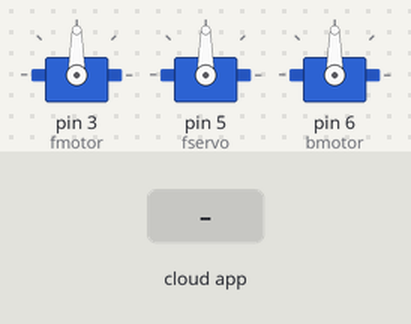
The sketch below on a simulated Arduino Uno, built with avr-gcc and run on an emulated ATmega328P. Parts: 3 × servo. The inputs (shaded band) are chosen by the test bench. The ROS host is connected and sends only what is stated.

Above: at 1.2 s.
1.3 s: the phone or cloud app sets slope to stop
At 2.4 s:
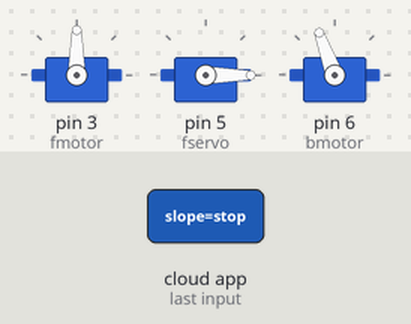
2.8 s: the phone or cloud app sets stop_car to stop
At 3.4 s:
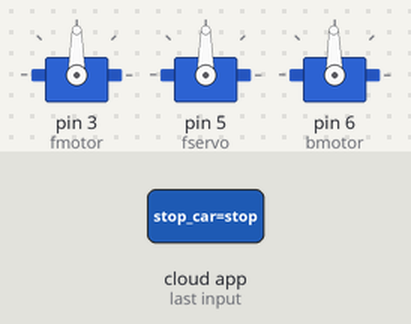
Timing chart, 0 to 5.8 s (numbered marks = the images above; inputs shaded):
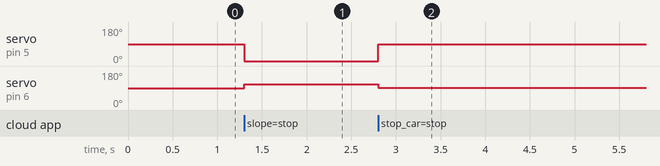

Measured:
- after the input at 1.3 s, servo on pin 5 (fservo): 90° → 0° at once; servo on pin 6 (bmotor): 90° → 110° at once
- after the input at 2.8 s, servo on pin 5 (fservo): 0° → 90° at once; servo on pin 6 (bmotor): 110° → 91° at once

The sketch:

motor.ino
```cpp
#if (ARDUINO >= 100)
 #include <Arduino.h>
#else
 #include <WProgram.h>
#endif

#include <Servo.h>
#include <ros.h>
#include <std_msgs/String.h>
#include <std_msgs/Float32.h>
#include <math.h>
#define pi 3.141592

unsigned long currentTime, previousTime;
double kp=0.5,ki=0,kd=0.3;
double elapsedTime,error,lastError,cumError,rateError;
double angle,abs_angle,setPoint=45,rad_pid;
int ref_angle=90;

std_msgs::Float32 angle_msg;
ros::NodeHandle  nh;
ros::Publisher pub_angle("angle", &angle_msg);
//String pwd = String(1.20,3);
Servo fmotor,fservo,bmotor,bservo;

void messageCb( const std_msgs::String& msg){
  String srt=msg.data;
  float slope = srt.toFloat();
  nh.loginfo(msg.data);
  double rad = atan(slope);
  rad_pid = rad*(360/(2*pi));
  angle = computePID(rad_pid);
  if(slope > 0){
    abs_angle = abs(110+angle);
    if(abs_angle > 145){
      abs_angle = 145;
    }
  }
  if(slope<0){
    abs_angle = abs(110-angle);
    if(abs_angle <= 45){
      abs_angle = 45;
    }
  }
  //int steering=map(angle,-20,65,45,135);
  angle_msg.data = abs_angle;
  pub_angle.publish(&angle_msg);
  fservo.write(abs_angle);
  bmotor.write(110);
}
void stops( const std_msgs::String& speeds){
  String srts = speeds.data;
  nh.loginfo(speeds.data);
  if(srts == "stop"){
    bmotor.write(91);
    fservo.write(90);
  }
}

ros::Subscriber<std_msgs::String> sub("slope", &messageCb );
ros::Subscriber<std_msgs::String> stopspeed("stop_car", &stops );

void setup()
{
  nh.initNode();
  nh.advertise(pub_angle);
  nh.subscribe(sub);
  nh.subscribe(stopspeed);
  fmotor.attach(3,1000,2000);
  fservo.attach(5,1000,2000);
  bmotor.attach(6,1000,2000);
  //bservo.attach(5,1000,2000);
}

void loop()
{
  nh.spinOnce();
  delay(1);
}

double computePID(double inp){
        currentTime = millis();                //get current time
        elapsedTime = (double)(currentTime - previousTime);        //compute time elapsed from previous computation

        error = setPoint - inp;                                // determine error
        cumError += error * elapsedTime;                // compute integral
        rateError = (error - lastError)/elapsedTime;   // compute derivative

        double out = kp*error + ki*cumError + kd*rateError;                //PID output

        lastError = error;                                //remember current error
        previousTime = currentTime;                        //remember current time

        return out;                                        //have function return the PID output
}
```
